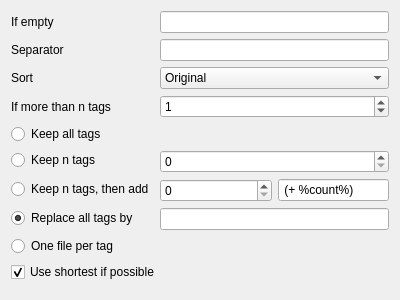
<?xml version="1.0" encoding="UTF-8"?>
<ui version="4.0">
 <class>TokenSettingsWidget</class>
 <widget class="QWidget" name="TokenSettingsWidget">
  <property name="geometry">
   <rect>
    <x>0</x>
    <y>0</y>
    <width>400</width>
    <height>300</height>
   </rect>
  </property>
  <property name="windowTitle">
   <string>Form</string>
  </property>
  <layout class="QFormLayout" name="formLayout">
   <item row="0" column="0">
    <widget class="QLabel" name="labelIfNone">
     <property name="text">
      <string>If empty</string>
     </property>
    </widget>
   </item>
   <item row="0" column="1">
    <widget class="QLineEdit" name="lineIfNone">
     <property name="text">
      <string/>
     </property>
    </widget>
   </item>
   <item row="1" column="0">
    <widget class="QLabel" name="labelSeparator">
     <property name="text">
      <string>Separator</string>
     </property>
    </widget>
   </item>
   <item row="1" column="1">
    <widget class="QLineEdit" name="lineSeparator">
     <property name="text">
      <string/>
     </property>
    </widget>
   </item>
   <item row="2" column="0">
    <widget class="QLabel" name="labelSort">
     <property name="text">
      <string>Sort</string>
     </property>
    </widget>
   </item>
   <item row="2" column="1">
    <widget class="QComboBox" name="comboSort">
     <item>
      <property name="text">
       <string>Original</string>
      </property>
     </item>
     <item>
      <property name="text">
       <string>Name</string>
      </property>
     </item>
    </widget>
   </item>
   <item row="3" column="0">
    <widget class="QLabel" name="labelMoreThanN">
     <property name="text">
      <string>If more than n tags</string>
     </property>
    </widget>
   </item>
   <item row="3" column="1">
    <widget class="QSpinBox" name="spinMoreThanN">
     <property name="maximum">
      <number>100</number>
     </property>
     <property name="value">
      <number>1</number>
     </property>
    </widget>
   </item>
   <item row="4" column="0">
    <widget class="QRadioButton" name="radioKeepAll">
     <property name="text">
      <string>Keep all tags</string>
     </property>
    </widget>
   </item>
   <item row="5" column="0">
    <widget class="QRadioButton" name="radioKeepN">
     <property name="text">
      <string>Keep n tags</string>
     </property>
    </widget>
   </item>
   <item row="5" column="1">
    <widget class="QSpinBox" name="spinKeepN"/>
   </item>
   <item row="6" column="0">
    <widget class="QRadioButton" name="radioKeepNThenAdd">
     <property name="text">
      <string>Keep n tags, then add</string>
     </property>
    </widget>
   </item>
   <item row="6" column="1">
    <layout class="QHBoxLayout" name="layoutKeepNThenAdd" stretch="1,1">
     <item>
      <widget class="QSpinBox" name="spinKeepNThenAdd"/>
     </item>
     <item>
      <widget class="QLineEdit" name="lineKeepNThenAdd">
       <property name="text">
        <string notr="true"> (+ %count%)</string>
       </property>
      </widget>
     </item>
    </layout>
   </item>
   <item row="7" column="0">
    <widget class="QRadioButton" name="radioReplaceAll">
     <property name="text">
      <string>Replace all tags by</string>
     </property>
     <property name="checked">
      <bool>true</bool>
     </property>
    </widget>
   </item>
   <item row="7" column="1">
    <widget class="QLineEdit" name="lineReplaceAll">
     <property name="text">
      <string/>
     </property>
    </widget>
   </item>
   <item row="8" column="0">
    <widget class="QRadioButton" name="radioMultiple">
     <property name="text">
      <string>One file per tag</string>
     </property>
    </widget>
   </item>
   <item row="9" column="0" colspan="2">
    <widget class="QCheckBox" name="checkUseShorter">
     <property name="text">
      <string>Use shortest if possible</string>
     </property>
     <property name="checked">
      <bool>true</bool>
     </property>
    </widget>
   </item>
  </layout>
 </widget>
 <resources/>
 <connections/>
</ui>
